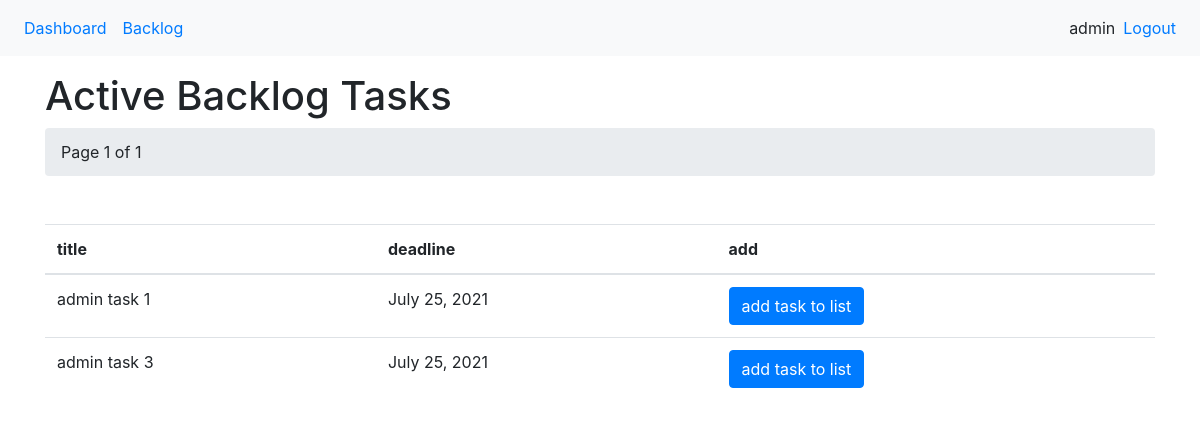
The app's page /task-list/task-actual/2103/ (signed in), older data.
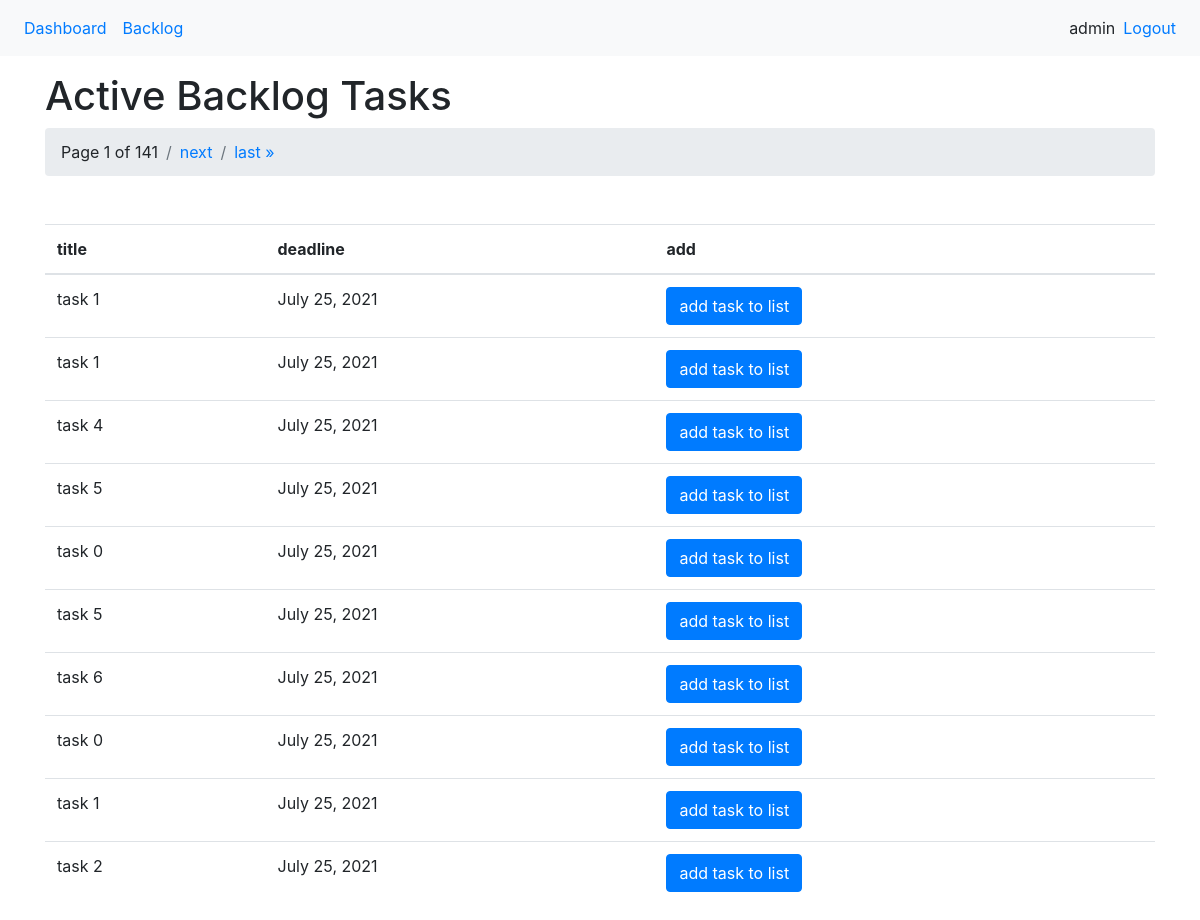
The same page, newer data.
### tasks/models.py (models this page shows, shortened)
class Task(models.Model):
    user = models.ForeignKey(User, on_delete=models.CASCADE)
    title = models.CharField(max_length=200)
    description = models.TextField(null=True, blank=True)
    comment = models.TextField(null=True, blank=True)
    status = models.BooleanField(default=False)
    created_at = models.DateTimeField(auto_now_add=True)
    difficulty = models.IntegerField(default=1)
    moved_number = models.IntegerField(default=0)
    modified_at = models.DateTimeField(auto_now=True)
    deadline = models.DateField(default=timezone.now)
    task_list = models.ForeignKey(List, on_delete=models.CASCADE, related_name='tasks', null=True, blank=True)
    class Meta:
        ordering = ['deadline']

### tasks/views.py (the view)
# urls.py: path('task-actual/<int:list_id>/', ActualTasks.as_view(), name='task-actual'),
class ActualTasks(LoginRequiredMixin, ListView):
    model = Task
    context_object_name = 'tasks'
    paginate_by = 10
    template_name = "tasks/active_task_list.html"
    def get_context_data(self, **kwargs):
        context = super().get_context_data(**kwargs)
        context['list_id'] = self.kwargs.get('list_id')
        return context
    def get_queryset(self):
        queryset = super(ActualTasks, self).get_queryset()
        queryset = queryset.filter(
            user=self.request.user,
            status=False,
            deadline__gte=timezone.now().date()
        ).exclude(task_list__id=self.kwargs.get('list_id'))
        return queryset

### tasks/templates/tasks/active_task_list.html (shortened to what this page needs)
{% extends 'base.html' %}
{% block content %}
    <h1>Active Backlog Tasks</h1>
    {% include 'pagination.html' %}
    <div class="mt-5">
        <table class="table table-hover mt-3">
            <thead>
                <tr>
                    <th>title</th>
                    <th>deadline</th>
                    <th>add</th>
                </tr>
            </thead>
            <tbody>
                {% for task in tasks %}
                    <tr>
                        <td>
                            {{ task.title }}
                        </td>
                        <td>{{ task.deadline }}</td>
                        <td>
                            {%  url 'tasks' list_id as list_url %}
                            <form action="{% url 'task-add-to-list' task.id %}?next={{ list_url|urlencode }}" method="POST">
                                <input type="submit" class="btn btn-primary" value="add task to list">
                            </form>
                        </td>
                    </tr>
                {% endfor %}
            </tbody>
        </table>
    </div>
{% endblock content %}

Row changes from the older to the newer data that the page shows:
no longer on this page (row edited): Task: title "admin task 1", deadline "July 25, 2021"
no longer on this page (row edited): Task: title "admin task 3", deadline "July 25, 2021"
added Task: title "task 1", deadline "July 25, 2021"
added Task: title "task 1", deadline "July 25, 2021"
added Task: title "task 4", deadline "July 25, 2021"
added Task: title "task 5", deadline "July 25, 2021"
added Task: title "task 0", deadline "July 25, 2021"
added Task: title "task 5", deadline "July 25, 2021"
added Task: title "task 6", deadline "July 25, 2021"
added Task: title "task 0", deadline "July 25, 2021"
added Task: title "task 1", deadline "July 25, 2021"
added Task: title "task 2", deadline "July 25, 2021"
Text that changed along with them:
{{ page_obj.paginator.num_pages }}: "1" → "141"
text now shown: "next last »"
